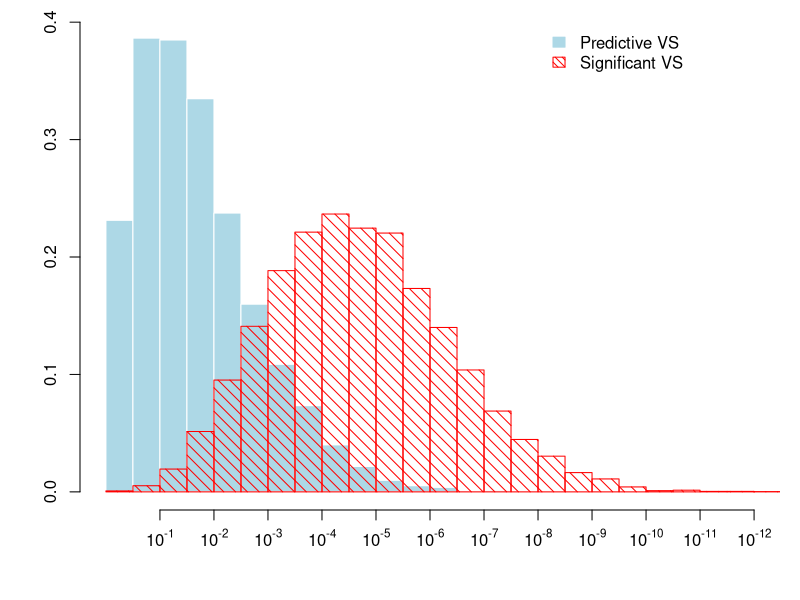

Write the R code that produced this figure.
## ---- chunk 1
vs2.a=matrix(rep(c(50, 61), 9), 2, 9, byrow=T)/999
vs2.b=matrix(c(c(5, 26), rep(67, 7), c(26, 5), rep(67, 7)), 
                2, 9, byrow=T)/1000
options(digits = 2)
vs2.a
rowSums(vs2.a)
vs2.b
rowSums(vs2.b)
## ---- chunk 2
vs2.a[1,]=vs2.a[1,]/sum(vs2.a[1,])
vs2.a[2,]=vs2.a[2,]/sum(vs2.a[2,])
vs2.b[1,]=vs2.b[1,]/sum(vs2.b[1,])
vs2.b[2,]=vs2.b[2,]/sum(vs2.b[2,])
vs2.a
rowSums(vs2.a)
vs2.b
rowSums(vs2.b)
## ---- chunk 3
sum(pmax(vs2.a[1,], vs2.a[2,]))/2
## ---- chunk 4
sum(pmax(vs2.b[1,], vs2.b[2,]))/2
## ---- chunk 5
BB=10000

chi2.a=rep(0, BB)
chi2.b=rep(0, BB)
I2.a=rep(0, BB)
I2.b=rep(0, BB)

for(i in 1:BB){
    
    tab.a =cbind(rmultinom(1, 500, vs2.a[1,]), 
                 rmultinom(1, 500, vs2.a[2,]))

    tab.b =cbind(rmultinom(1, 500, vs2.b[1,]), 
                 rmultinom(1, 500, vs2.b[2,]))

    chi2.a[i]=chisq.test(tab.a)$p.value
    chi2.b[i]=chisq.test(tab.b)$p.value
    
    I2.a[i]=500*sum((tab.a[,1]/500-tab.a[,2]/500)^2)/2
    I2.b[i]=500*sum((tab.b[,1]/500-tab.b[,2]/500)^2)/2


}
## ---- chunk 6
options(digits=3)
median(I2.a)
median(I2.b)
## ---- chunk 7
options(digits=3)
median(chi2.a)
median(chi2.b)
## ---- chunk 8
par(mfrow=c(1,1), mar=c(4.5,4,1,1), font.main=1, cex.main=1)                    

hist(-log(chi2.a)/log(10), breaks=30, freq=F, 
     #density=6, lwd=1.5,  
     col="light blue", 
     border=0, 
     xlim=c(0,12), main="", 
     xlab="", ylab="", xaxt="n")  
ticks <- seq(1, 12, by=1)
labels <- sapply(ticks, function(i) as.expression(bquote(10^ .(-i))))
axis(1, at=1:12, labels=labels)

#abline(v=qchisq(1-0.01, 2), lwd=2)
hist(-log(chi2.b)/log(10), breaks=40, freq=F, density=12, lwd=2, angle=-45, 
col=rgb(1,0,0), 
xlim=c(0,7), main="", 
     xlab="",ylab="", 
     add=T
     )
#abline(v=qchisq(1-0.01, 2), lwd=2)
legend(8, 0.4, c("Predictive VS", "Significant VS"), fill=c("light blue", "red"), border=c("light blue", "red"), density=c(-1, 20), angle=c(0, -45), bty="n")
